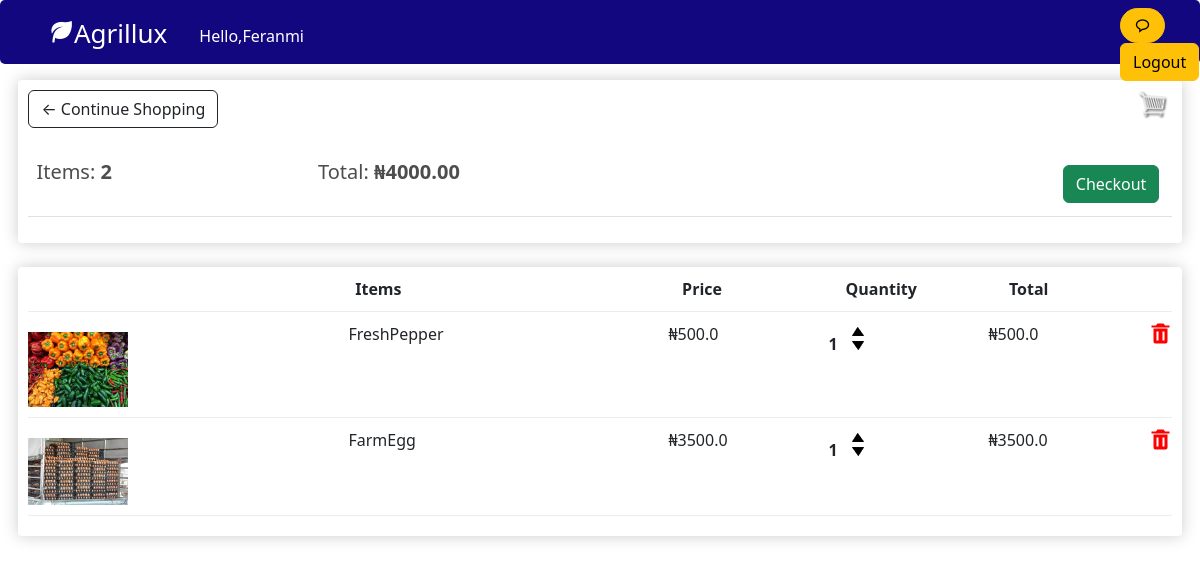
The page /cart/ (signed in) on the database as committed earlier.
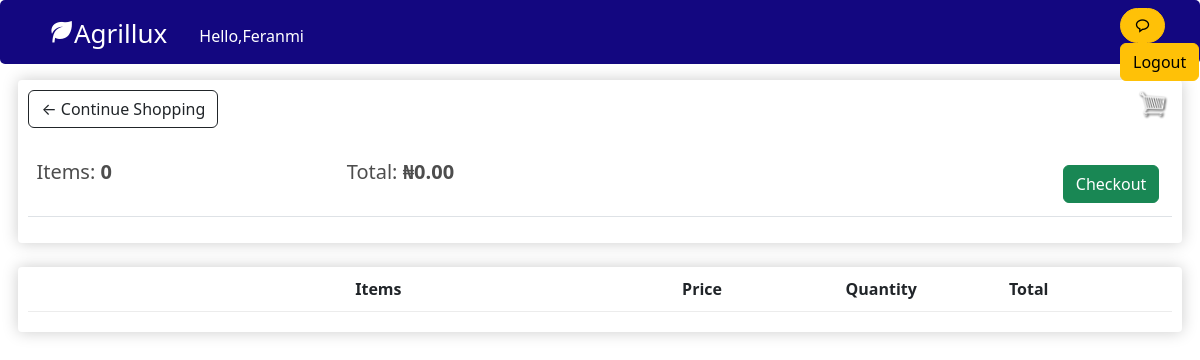
The same page on the database as committed later.
### ecommerce/models.py (models this page shows, shortened)
class Order(models.Model):
    customer        = models.ForeignKey(User, on_delete=models.SET_NULL, blank=True, null=True )
    date_ordered    = models.DateTimeField(auto_now_add=True)
    completed       = models.BooleanField(default=False, null=True, blank=False)
    transaction_id  = models.CharField(max_length=200, null=True)
    def get_cart_total(self):
        orderitem = self.orderitem_set.all()
        total = sum([item.get_total for item in orderitem])
        return float(total)
    def get_cart_item(self):
        orderitem = self.orderitem_set.all()
        total = sum([item.quantity for item in orderitem])
        return total

class OrderItem(models.Model):
    product     = models.ForeignKey(Product, on_delete=models.SET_NULL, blank=True, null=True)
    order       = models.ForeignKey(Order, on_delete=models.SET_NULL, blank=True, null=True)
    quantity    = models.IntegerField(default=0, null=True, blank=True)
    date_added  = models.DateTimeField(auto_now_add=True)
    @property
    def get_total(self):
        if self.product.discount:
            total = self.product.get_discount_price * self.quantity
            return total
        else:
            total = self.product.price * self.quantity
            return total

class Product(models.Model):
    name        = models.CharField(max_length=200, null=True)
    price       = models.FloatField()
    image       = models.ImageField(upload_to = "media/")
    available   = models.CharField(max_length=200, null=False)
    discount    = models.BooleanField(default=False)
    @property
    def ImageURL(self):
        try:
            url = self.image.url
        except:
            url = ''
        return url

### ecommerce/views.py (the view)
# urls.py: path('cart/', views.cart, name='cart'),
def cart(request):
    data = CartData(request)
    cartItems = data['cartItems']
    order = data['order']
    items = data['items']
    context = {'items':items, 'order':order, 'cartItems':cartItems}
    return render(request, 'squad/cart.html', context)

### ecommerce/utils.py (called while the page is built)
def CartData(request):
    if request.user.is_authenticated:
        customer = request.user
        order, created = Order.objects.get_or_create(customer=customer, completed=False)
        items = order.orderitem_set.all()
        cartItems = order.get_cart_item
    else:
        CookieData = CookieCart(request)
        cartItems = CookieData['cartItems']
        order = CookieData['order']
        items = CookieData['items']
    return{'cartItems':cartItems, 'order':order, 'items':items}

### template/squad/cart.html (shortened to what this page needs)
{% extends 'squad/main.html' %}
{% load static %}
{% block content %}
<link href='https://unpkg.com/boxicons@2.1.4/css/boxicons.min.css' rel='stylesheet'>
<div style="width:100%; margin-left:0.65rem;">
<div class="row">
    <div class="col-lg-12">
        <div class="box-element">
            <a class="btn btn-outline-dark" href="{% url 'livestock-market' %}">&#x2190; Continue Shopping</a>
            <br>
            <br>
            <table class="table">
                <tr>
                    <th><h5>Items: <strong> {{order.get_cart_item}}</strong></h5></th>
                    <th><h5>Total: <strong> &#8358;{{order.get_cart_total|floatformat:2}}</strong></h5></th>
                    <th>
                        <a  style="float:right; margin:5px;" class="btn btn-success" href="{% url 'checkout' %}">Checkout</a>
                    </th>
                </tr>
            </table>
        </div>
        <br>
        <div class="box-element">
            <div class="cart-row">
                <div style="flex:2;"></div>
                <div style="flex:2;"><strong>Items</strong></div>
                <div style="flex:1;"><strong>Price</strong></div>
                <div style="flex:1;"><strong>Quantity</strong></div>
                <div style="flex:1;"><strong>Total </strong></div>
            </div>
            {% for item in items %}
            <div class="cart-row">
                <div style="flex:2;"><img class="row-image" src="{{item.product.ImageURL}}"></div>
                <div style="flex:2;">{{item.product.name}}</div>
                {% if item.product.discount %}
                <div style="flex:1;">&#8358;{{item.product.get_discount_price}}</div>
                {% else %}
                <div style="flex:1;">&#8358;{{item.product.price}}</div>
                {% endif %}
                <div style="flex:1;">
                    <p class="quantity">{{item.quantity}}</p>
                    <div class="quantity">
                        <img data-product={{item.product.id}} data-action="add" class="chg-quantity update-cart" src="{% static 'img/arrow-up.png' %}">
                        <img data-product={{item.product.id}} data-action="remove" class="chg-quantity update-cart" src="{% static 'img/arrow-down.png' %}">
                </div>
            </div>
                <div style="flex:1;"><p>&#8358;{{item.get_total}}</p></div>
                {% if user.is_authenticated %}
                <a href="{% url 'remove-order' item.id %}"><i style="color:red; font-size:24px;"class='bx bxs-trash'></i></a>
                {% endif %}
            </div>
            {% endfor %}
        </div>
        </div>
    </div>
</div>
{% endblock content %}

Rows that differ between the two databases and show on the page:
removed OrderItem: product.ImageURL (picture), product.name "FreshPepper", product.price "500.0", quantity "1", get_total "500.0"
removed OrderItem: product.ImageURL (picture), product.name "FarmEgg", product.price "3500.0", quantity "1", get_total "3500.0"
computed for Order: get_cart_item "2" → "0"; get_cart_total "4000.00" → "0.00"
